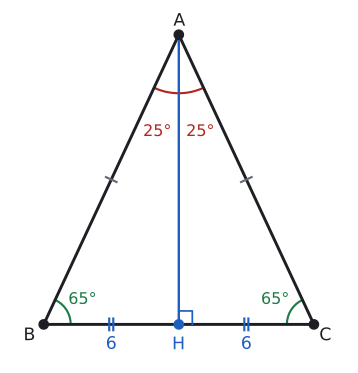

Python code for this plot:
import sys; sys.path.insert(0, "tools")
from cizim import *

def centik(ax, P, Q, n=1, renk=SOLUK, L=0.13, ara=0.09):
    """[PQ] kenarının ortasına n çentik (eş kenar işareti)."""
    P, Q = np.asarray(P, float), np.asarray(Q, float)
    u = (Q - P) / np.linalg.norm(Q - P); v = np.array([-u[1], u[0]]); M = (P + Q) / 2
    for k in range(n):
        c = M + (k - (n - 1) / 2) * ara * u
        ax.plot(*zip(c - L * v, c + L * v), color=renk, lw=1.6)

def olc(K, P, Q):
    a, b = np.asarray(P) - K, np.asarray(Q) - K
    return round(float(np.degrees(np.arccos(np.dot(a, b) / np.linalg.norm(a) / np.linalg.norm(b)))), 3)

def dik(ax, K, P, Q, k=0.25, renk=YAZI):
    a = (np.asarray(P) - K) / np.linalg.norm(np.asarray(P) - K); b = (np.asarray(Q) - K) / np.linalg.norm(np.asarray(Q) - K)
    ax.plot(*zip(K + k * a, K + k * (a + b), K + k * b), color=renk, lw=1.3)

# |AB| = |AC|, m(A) = 50, m(B) = m(C) = 65, |BC| = 12, [AH] yükseklik.
B = np.array([0.0, 0.0]); C = np.array([6.0, 0.0]); A = np.array([3.0, 3.0 * np.tan(np.radians(65))]); H = np.array([3.0, 0.0])
print("A", olc(A, B, C), "BAH", olc(A, B, H), "HAC", olc(A, H, C), "B", olc(B, A, C), "AHB", olc(H, A, B), "BH", H[0] - B[0], "HC", C[0] - H[0])
fig, ax = sekil(4.6, 5)
ax.set_aspect("equal"); ax.axis("off")
ax.plot(*zip(B, C, A, B), color=YAZI)
ax.plot(*zip(A, H), color=MAVI, lw=1.8)
dik(ax, H, C, A, k=0.3, renk=MAVI)
centik(ax, A, B); centik(ax, A, C)
centik(ax, B, H, 2, renk=MAVI); centik(ax, H, C, 2, renk=MAVI)
nokta(ax, *A, "A", dx=-0.12, dy=0.2); nokta(ax, *B, "B", dx=-0.45, dy=-0.35); nokta(ax, *C, "C", dx=0.12, dy=-0.35)
nokta(ax, *H, "H", dx=-0.15, dy=-0.55, renk=MAVI)
aci(ax, A, B, H, r=1.3, ad="25°", renk=KIRMIZI)
aci(ax, A, H, C, r=1.3, ad="25°", renk=KIRMIZI)
aci(ax, B, C, A, r=0.6, ad="65°", renk=YESIL)
aci(ax, C, A, B, r=0.6, ad="65°", renk=YESIL)
ax.text(1.5, -0.25, "6", ha="center", va="top", color=MAVI); ax.text(4.5, -0.25, "6", ha="center", va="top", color=MAVI)
ax.set_xlim(-0.8, 6.8); ax.set_ylim(-0.9, A[1] + 0.6)
kaydet(fig, __file__)
